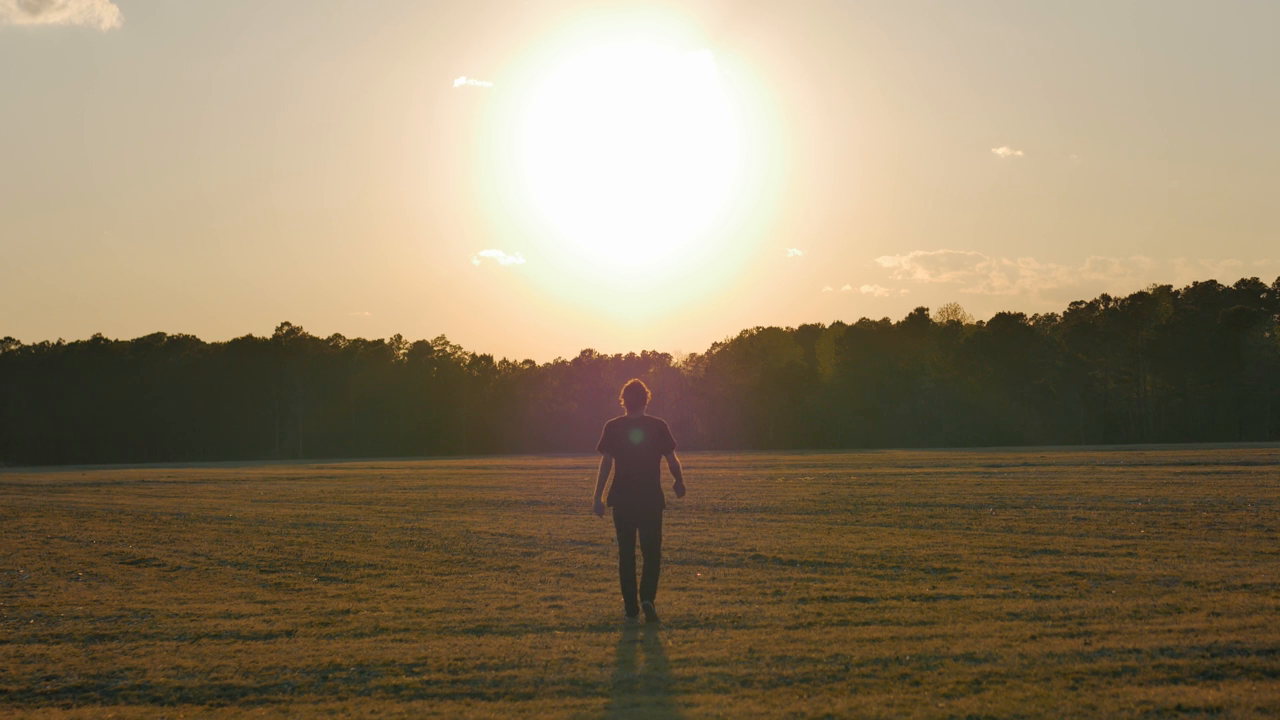
#> input picture frame 19 of advanced_level_image_processing/PyImageSearch/motion_detection/motion_detect.mp4, 1280 x 720 px, given in place of the camera
$ python extremepoints.py
#> lines starting #> are read from the running program, lines starting #| are printed output that depends on the picture; after the words box and inside, x2 and y2 are one past the last pixel; in counts of white or black regions, pixels touching at a corner belong together
import argparse
import numpy as np
import imutils
import cv2

""""
ap = argparse.ArgumentParser()
ap.add_argument("-i","--image", required=True, help="path to the image file")
args = vars(ap.parse_args())
image = cv2.imread(args["image"])
"""""
cap = cv2.VideoCapture(0)

while True:
    ret, frame = cap.read()
#> frame is the input picture: shape (720, 1280, 3); mean B, G, R 102.1, 128, 143.6
    frame = cv2.flip(frame, 1)
    if ret is False:
        break


    gray = cv2.cvtColor(frame, cv2.COLOR_BGR2GRAY)
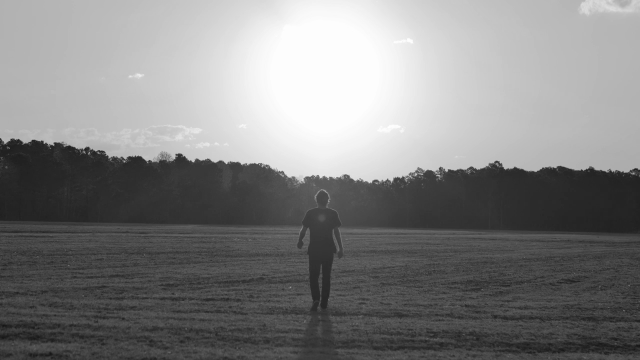
#> gray: shape (720, 1280) (shown at 1/2 size); min 19, max 255, mean 129.7
    gray = cv2.GaussianBlur(gray,(5,5),0)

    threshold = cv2.threshold(gray,45,255,cv2.THRESH_BINARY)[1]
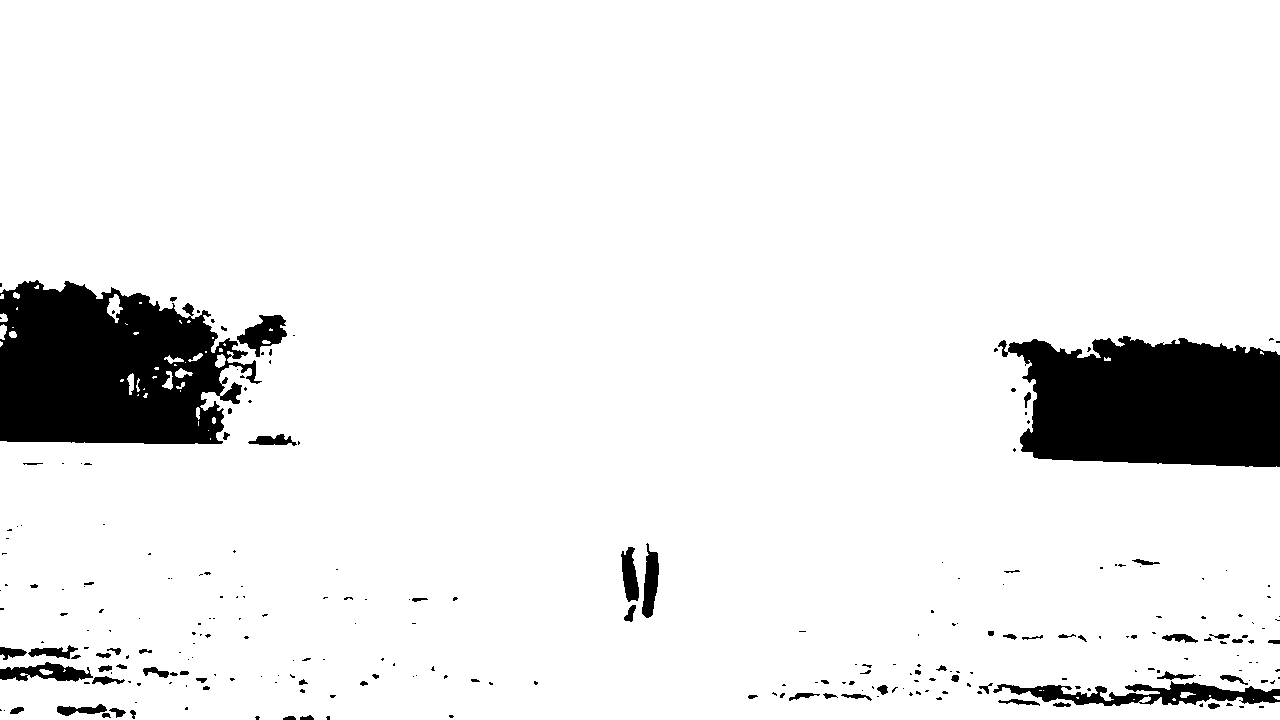
#> threshold: shape (720, 1280); 92% white; 257 black regions (188 under 20 px), largest, box (x1, y1, x2, y2) and area: (0, 280, 262, 444) 31353, (998, 336, 1280, 467) 29781, (993, 681, 1280, 706) 3253
    threshold = cv2.erode(threshold, None, iterations=2)
#> threshold: shape (720, 1280); 89.5% white; 150 black regions, largest, box (x1, y1, x2, y2) and area: (0, 278, 289, 446) 37357, (992, 334, 1280, 469) 32194, (975, 666, 1280, 711) 7199
    threshold = cv2.dilate(threshold, None, iterations=2)
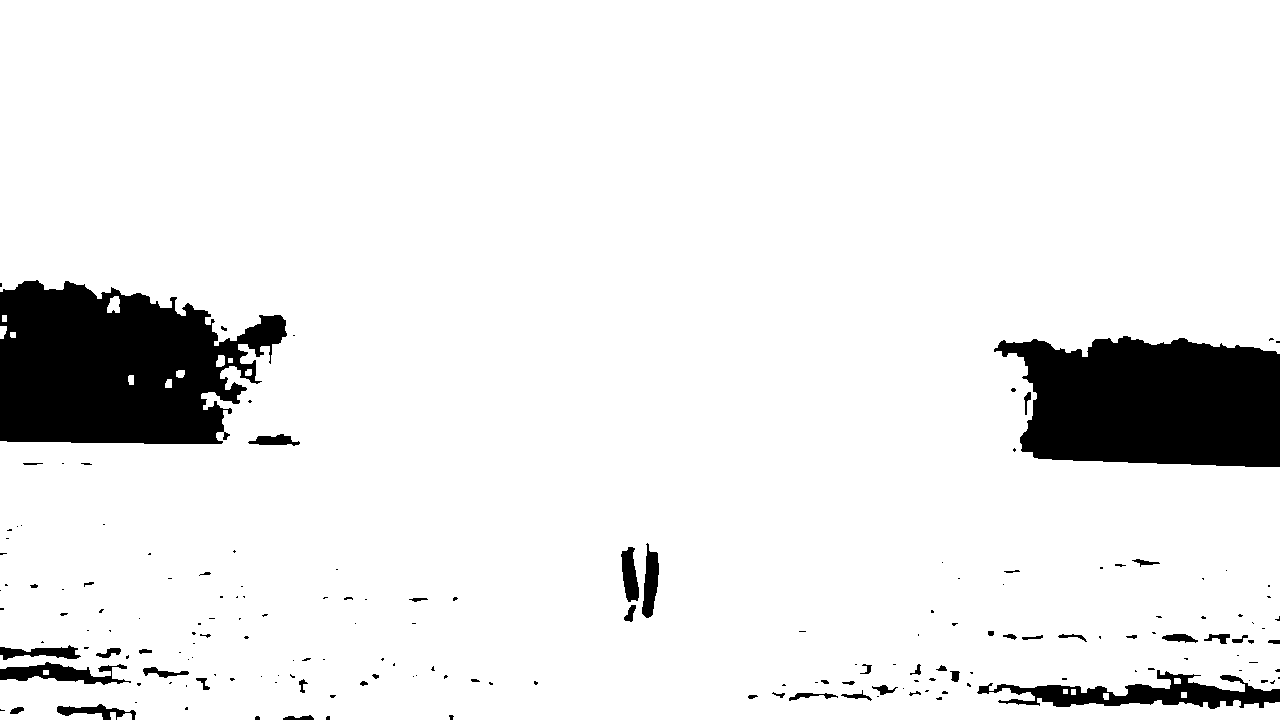
#> threshold: shape (720, 1280); 91.7% white; 176 black regions (125 under 20 px)

    cnts = cv2.findContours(threshold.copy(),cv2.RETR_EXTERNAL, cv2.CHAIN_APPROX_SIMPLE)
#> cnts = 19 contours, 2 with area under 20; largest, box (x1, y1, x2, y2) and area: (0, 0, 1280, 720) 845262, (107, 296, 120, 313) 147, (216, 355, 225, 367) 74, (117, 713, 132, 720) 60, (0, 326, 7, 339) 56
    cnts = imutils.grab_contours(cnts)
    c = max(cnts, key=cv2.contourArea)
#> c = contour of 1337 points, box (x1, y1, x2, y2) (0, 0, 1280, 720), area 845262

    extLeft = tuple(c[c[:, :, 0].argmin()][0])
#> extLeft = (0, 0)
    extRight = tuple(c[c[:, :, 0].argmax()][0])
#> extRight = (1279, 719)
    extTop = tuple(c[c[:, :, 1].argmax()][0])
#> extTop = (0, 719)
    extBot = tuple(c[c[:, :, 1].argmax()][0])
#> extBot = (0, 719)

    cv2.drawContours(frame, [c],-1,(0,255,0),2)
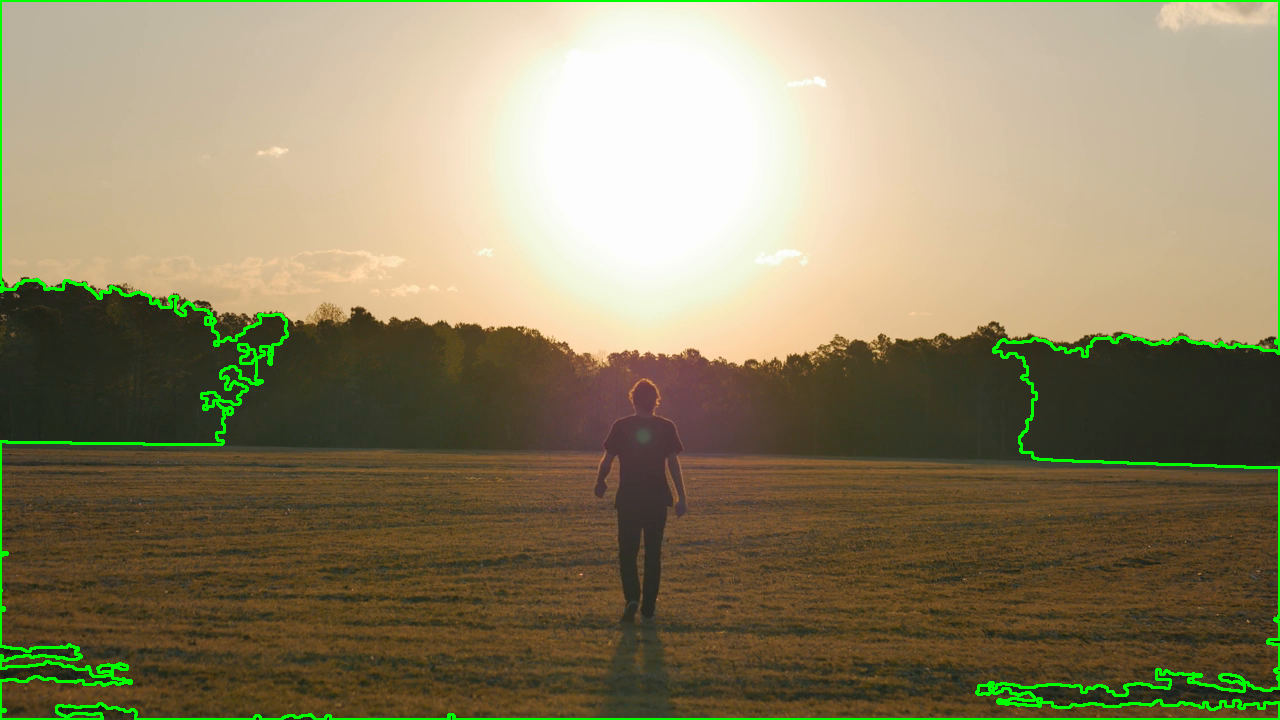
#> frame: shape (720, 1280, 3); mean B, G, R 100.9, 131.7, 141.7
    cv2.circle(frame, extLeft, 8, (0,0,255),-1)
#> frame: shape (720, 1280, 3); 0.01% of pixels changed, all inside (x1, y1, x2, y2) = (0, 0, 9, 9)
    cv2.circle(frame, extRight, 8, (0,255,0), -1)
#> frame: shape (720, 1280, 3); mean B, G, R 100.9, 131.7, 141.7
    cv2.circle(frame, extTop, 8, (255,0,0),-1)
#> frame: shape (720, 1280, 3); mean B, G, R 100.9, 131.7, 141.7
    cv2.circle(frame, extBot, 8, (255,255,0),-1)
#> frame: shape (720, 1280, 3); mean B, G, R 100.9, 131.7, 141.7

    cv2.imshow("frame",frame)
    cv2.waitKey(0)
    cv2.destroyAllWindows()


gray = cv2.cvtColor(image, cv2.COLOR_BGR2GRAY)
gray = cv2.GaussianBlur(gray,(5,5),0)

threshold = cv2.threshold(gray,45,255,cv2.THRESH_BINARY)[1]
threshold = cv2.erode(threshold, None, iterations=2)
threshold = cv2.dilate(threshold, None, iterations=2)

cnts = cv2.findContours(threshold.copy(),cv2.RETR_EXTERNAL, cv2.CHAIN_APPROX_SIMPLE)
cnts = imutils.grab_contours(cnts)
c = max(cnts, key=cv2.contourArea)

extLeft = tuple(c[c[:, :, 0].argmin()][0])
extRight = tuple(c[c[:, :, 0].argmax()][0])
extTop = tuple(c[c[:, :, 1].argmax()][0])
extBot = tuple(c[c[:, :, 1].argmax()][0])

cv2.drawContours(image, [c],-1,(0,255,0),2)
cv2.circle(image, extLeft, 8, (0,0,255),-1)
cv2.circle(image, extRight, 8, (0,255,0), -1)
cv2.circle(image, extTop, 8, (255,0,0),-1)
cv2.circle(image, extBot, 8, (255,255,0),-1)

cv2.imshow("image",image)
cv2.waitKey(0)
cv2.destroyAllWindows()

$ run again, starting later in the video
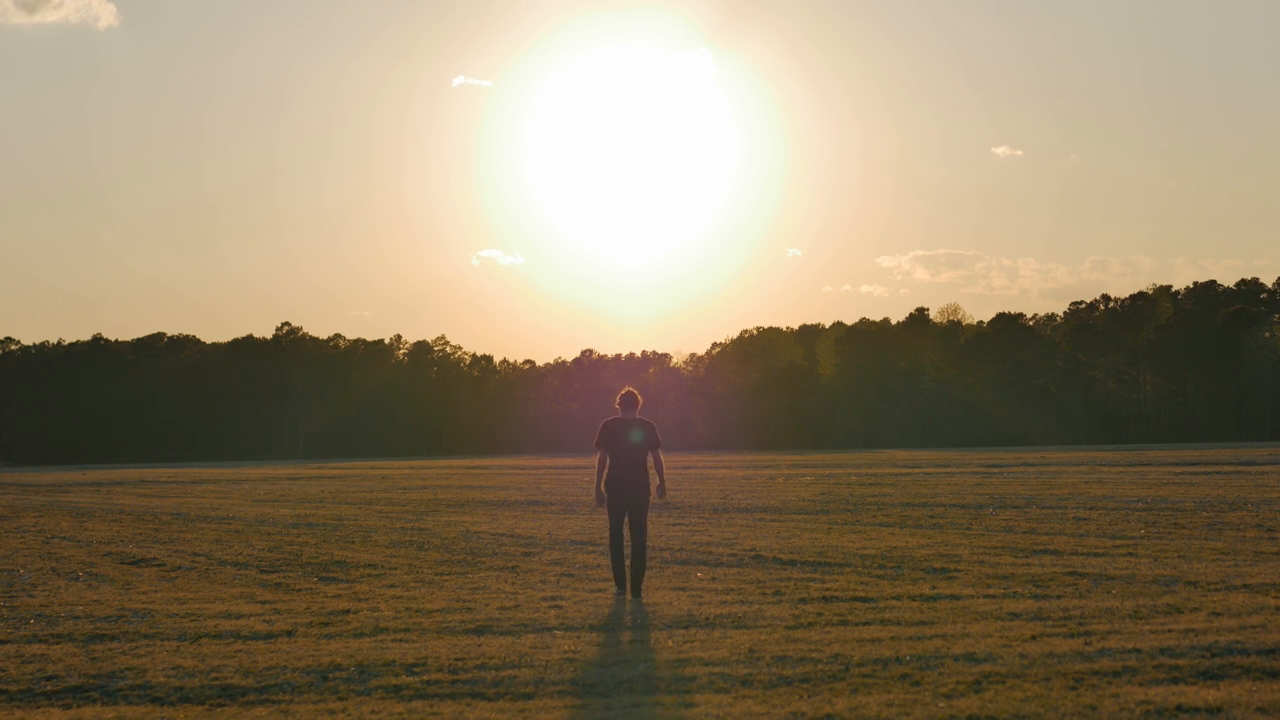
#> input picture frame 89 of advanced_level_image_processing/PyImageSearch/motion_detection/motion_detect.mp4, 1280 x 720 px, given in place of the camera
#> frame is the input picture: shape (720, 1280, 3); mean B, G, R 102, 128, 143.5
#> `threshold = cv2.dilate(threshold, None, iterations=2)`:
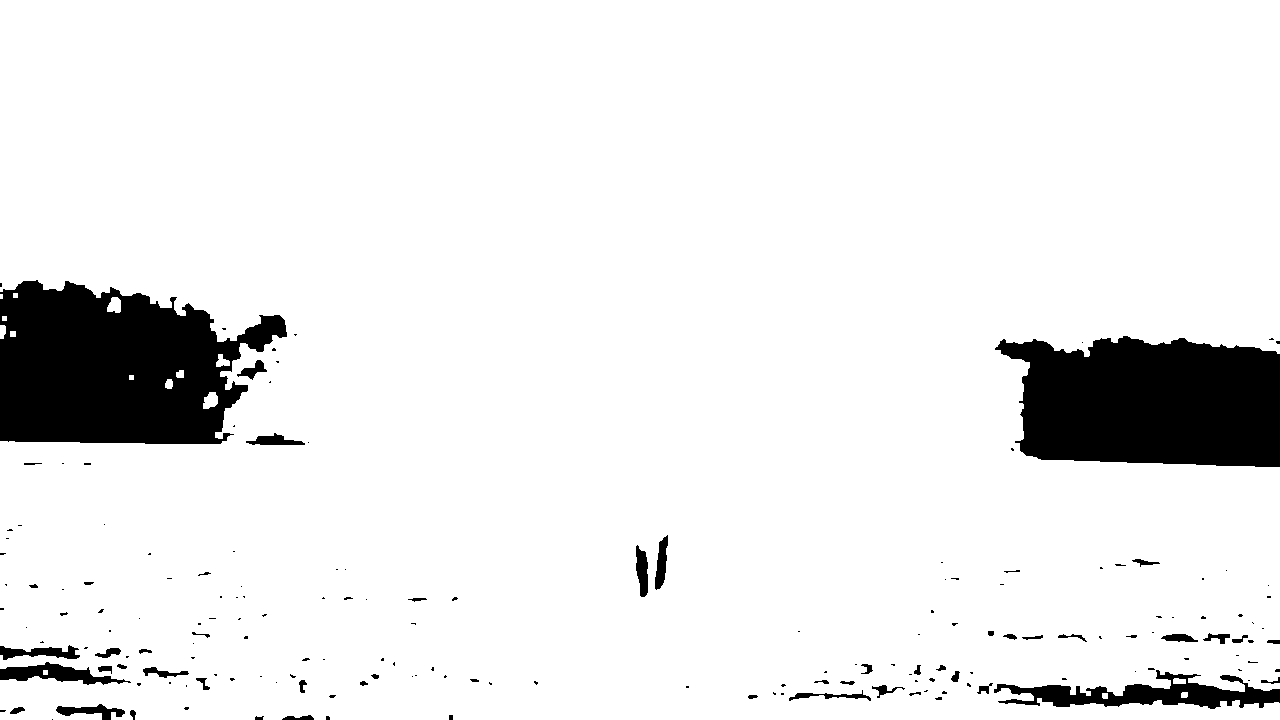
#> threshold: shape (720, 1280); 91.7% white; 175 black regions (121 under 20 px)
#> cnts = 16 contours, 5 with area under 20; largest, box (x1, y1, x2, y2) and area: (0, 0, 1280, 720) 845280, (203, 392, 218, 409) 166, (107, 297, 121, 313) 152, (216, 354, 230, 367) 93, (0, 325, 6, 339) 56
#> c = contour of 1163 points, box (x1, y1, x2, y2) (0, 0, 1280, 720), area 845280
#> extLeft = (0, 0)
#> extRight = (1279, 719)
#> extTop = (0, 719)
#> `cv2.drawContours(frame, [c],-1,(0,255,0),2)`:
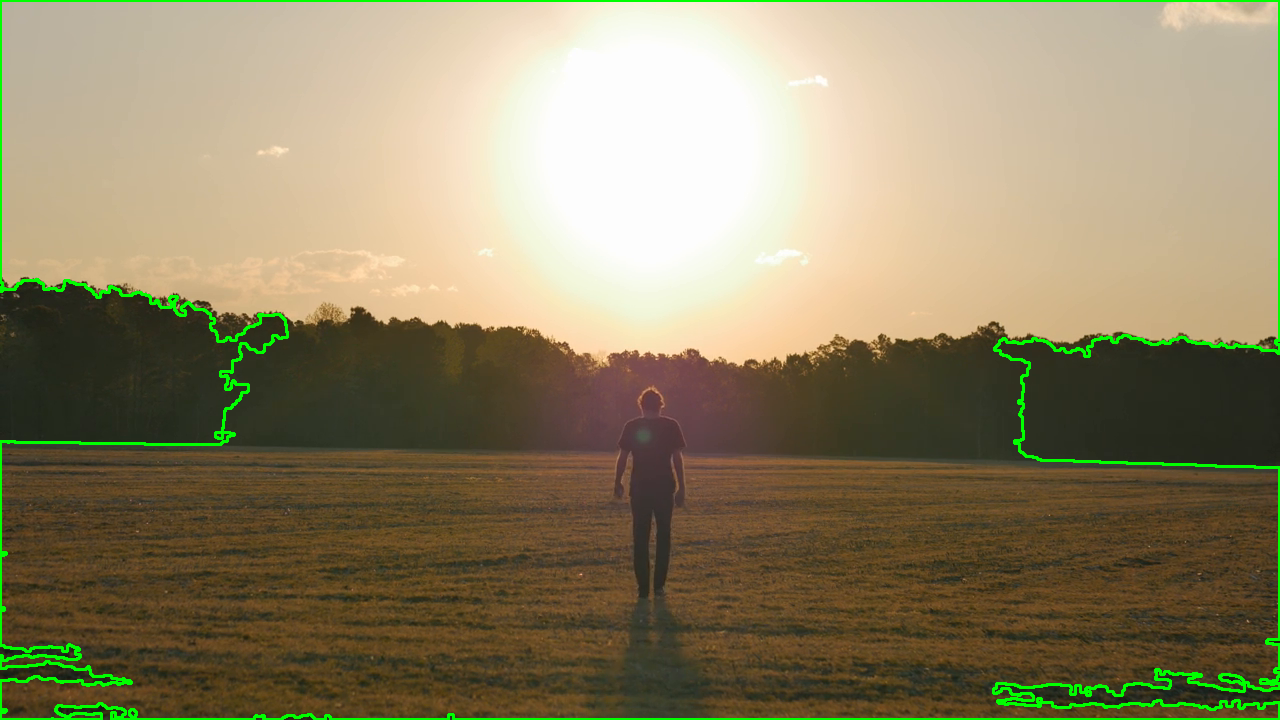
#> frame: shape (720, 1280, 3); mean B, G, R 100.8, 131.5, 141.7
